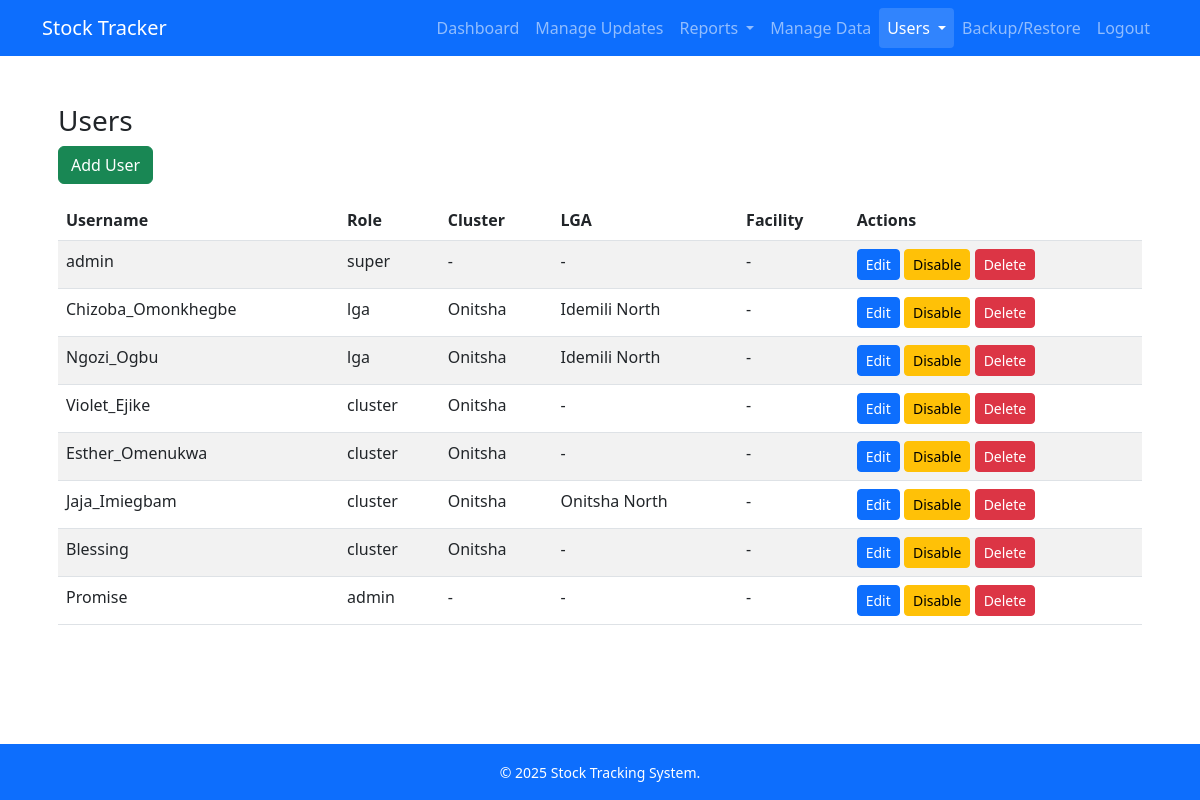
The app's page /auth/users (signed in) with its own data.
### models.py (models this page shows, shortened)
class User(db.Model, UserMixin):
    id = db.Column(db.Integer, primary_key=True)
    username = db.Column(db.String(64), unique=True, nullable=False)
    password_hash = db.Column(db.String(128), nullable=False)
    role = db.Column(db.String(20), nullable=False, default='facility')
    cluster_id = db.Column(db.Integer, db.ForeignKey('cluster.id'), nullable=True)
    lga_id = db.Column(db.Integer, db.ForeignKey('lga.id'), nullable=True)
    facility_id = db.Column(db.Integer, db.ForeignKey('facility.id'), nullable=True)
    active = db.Column(db.Boolean, default=True)
    cluster = db.relationship('Cluster', backref='users')
    lga = db.relationship('LGA', backref='users')
    facility = db.relationship('Facility', foreign_keys=[facility_id], backref='users')

class Cluster(db.Model):
    id = db.Column(db.Integer, primary_key=True)
    name = db.Column(db.String(100), unique=True, nullable=False)
    lgas = db.relationship('LGA', backref='cluster', lazy=True)

class LGA(db.Model):
    id = db.Column(db.Integer, primary_key=True)
    name = db.Column(db.String(100), nullable=False)
    cluster_id = db.Column(db.Integer, db.ForeignKey('cluster.id'), nullable=False)
    facilities = db.relationship('Facility', backref='lga', lazy=True)

### auth/routes.py (the view)
@auth_bp.route('/users')
@login_required
def list_users():
    if current_user.role != 'super':
        abort(403)
    users = User.query.all()
    return render_template('users.html', users=users)

### app.py (called while the page is built)
@login_manager.user_loader
def load_user(user_id):
    return User.query.get(int(user_id))

### templates/users.html
{% extends "base.html" %}
{% block content %}
<div class="container mt-4">
  <h3>Users</h3>
  <a href="{{ url_for('auth.add_user') }}" class="btn btn-success mb-3">Add User</a>
  <table class="table table-striped">
    <thead>
      <tr>
        <th>Username</th>
        <th>Role</th>
        <th>Cluster</th>
        <th>LGA</th>
        <th>Facility</th>
        <th>Actions</th>
      </tr>
    </thead>
    <tbody>
      {% for u in users %}
      <tr>
        <td>{{ u.username }}</td>
        <td>{{ u.role }}</td>
        <td>{{ u.cluster.name if u.cluster else '-' }}</td>
        <td>{{ u.lga.name if u.lga else '-' }}</td>
        <td>{{ u.facility.name if u.facility else '-' }}</td>
        <td>
          <a href="{{ url_for('auth.edit_user', user_id=u.id) }}" class="btn btn-sm btn-primary">Edit</a>
          {% if u.active %}
            <a href="{{ url_for('auth.toggle_user', user_id=u.id) }}"
               class="btn btn-warning btn-sm">Disable</a>
          {% else %}
            <a href="{{ url_for('auth.toggle_user', user_id=u.id) }}"
               class="btn btn-success btn-sm">Enable</a>
          {% endif %}
          <a href="{{ url_for('auth.delete_user', user_id=u.id) }}"
             class="btn btn-danger btn-sm"
             onclick="return confirm('Are you sure you want to delete this user?')">Delete</a>
        </td>
      </tr>
      {% endfor %}
    </tbody>
  </table>
</div>
{% endblock %}

### records on screen
User: username "admin", role "super", cluster "-", lga "-", facility "-"
User: username "Chizoba_Omonkhegbe", role "lga", cluster "Onitsha", lga "Idemili North", facility "-"
User: username "Ngozi_Ogbu", role "lga", cluster "Onitsha", lga "Idemili North", facility "-"
User: username "Violet_Ejike", role "cluster", cluster "Onitsha", lga "-", facility "-"
User: username "Esther_Omenukwa", role "cluster", cluster "Onitsha", lga "-", facility "-"
User: username "Jaja_Imiegbam", role "cluster", cluster "Onitsha", lga "Onitsha North", facility "-"
User: username "Blessing", role "cluster", cluster "Onitsha", lga "-", facility "-"
User: username "Promise", role "admin", cluster "-", lga "-", facility "-"

### other values on screen
{{ current_year or 2025 }} "2025"
